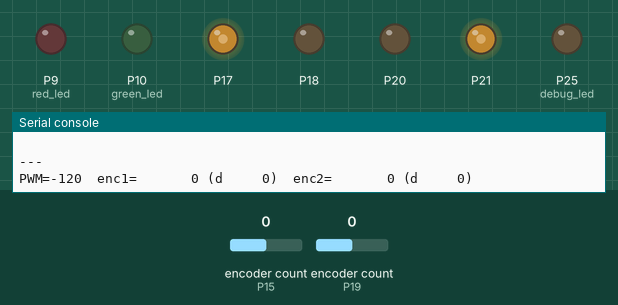
The program below on a simulated BBC micro:bit running MicroPython. Parts: output pins drawn as LEDs (lit = HIGH), the last lines printed to the serial console. Inputs (shaded band) come from the test bench; at power-on: encoder count (sensors on P15, P19) 0. Library files of the repository ran but are not shown: PiicoDev_SSD1306.py.

Above: at 1.2 s.
1.3 s: encoder count (sensor on P15) set to -1
3.5 s: encoder count (sensor on P19) set to -1
At 4.9 s:
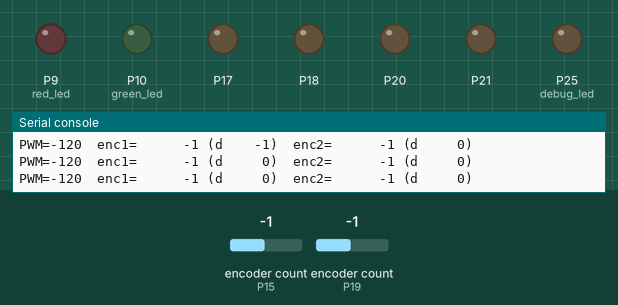
6.0 s: encoder count (sensor on P15) set to 0
8.0 s: encoder count (sensor on P19) set to -2
Timing chart, 0 to 12.0 s (numbered marks = the images above; inputs shaded):
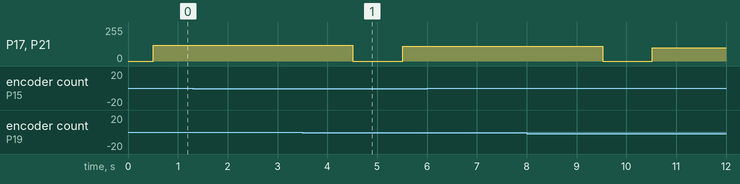

The program:

main.py
```python
# Testing stepcounts on encoder. Seems to be counting oddly?
"""
Testing stepcounts on encoder. Seems to be counting oddly?
1. test if counting is consistent at different speeds
2. Single motor PID

Move towards PID control based on step counts on encoder
1. move specified distance
2. turn specified rotation
"""

from micromouse import Micromouse
from machine import Pin, I2C

import time
from PiicoDev_VL53L1X import PiicoDev_VL53L1X
from PiicoDev_SSD1306 import *

from encoder_sweep import *

mm = Micromouse()
mm.motor_2.invert_motor()
mm.drive_stop()

# def test_encoder_counts():
#     encoder_m1, encoder_m2 = mm.get_encoders()
#     print("motor1: ", encoder_m1, "| motor2: ", encoder_m2)
#     time.sleep(0.1)
#
#     while not mm.get_button():
#         encoder_m1, encoder_m2 = mm.get_encoders()
#         print("motor1: ", encoder_m1, "| motor2: ", encoder_m2)
#         time.sleep(0.1)
#     else:
#         print_exit_status()
#
# #     print("starting next tests")
# #
# #     def test2():
# #         print('Yo')
# #         time.sleep(0.1)
# #
# #     button_exit_loop(mm,test2)
#
#     print("actual pid tests fr this time...")
#
#     def pid_test1(test_power):
#         # 1 second forward
#         count = 0
#         encoder_m1_0, encoder_m2_0 = mm.get_encoders()
#         time.sleep(0.01)
#
#         while not count > 100:
#             mm.drive_forward(power=test_power)
#
#             encoder_m1, encoder_m2 = mm.get_encoders()
#             print("motor1: ", encoder_m1, "| motor2: ", encoder_m2)
#
#             v1 = (encoder_m1 - encoder_m1_0)/0.1
#             v2 = (encoder_m2 - encoder_m2_0)/0.1
#             encoder_m1_0 = encoder_m1
#             encoder_m2_0 = encoder_m2
# #             print("velocity1: ", v1, "| velocity2: ", v2)
#
#             count = count + 1
#
#             time.sleep(0.01)
#
#         time.sleep(1)
#         count = 0
#         while not count > 100:
#             mm.drive_backward(power=test_power)
#
#             encoder_m1, encoder_m2 = mm.get_encoders()
#             print("motor1: ", encoder_m1, "| motor2: ", encoder_m2)
#             count = count + 1
#
#             v1 = (encoder_m1 - encoder_m1_0)/0.1
#             v2 = (encoder_m2 - encoder_m2_0)/0.1
#             encoder_m1_0 = encoder_m1
#             encoder_m2_0 = encoder_m2
# #             print("velocity1: ", v1, "| velocity2: ", v2)
#
#             time.sleep(0.01)
#
#     test_power = 254
#     pid_test1(test_power)
#
#     test_power = 50
#     pid_test1(test_power)
#
#     test_power = 80
#     pid_test1(test_power)
#
#
# def print_exit_status():
#     print("Exiting while loop")
#     print("Waiting 3 seconds....")
#     print("3")
#     time.sleep(1)
#     print("2")
#     time.sleep(1)
#     print("1")
#     time.sleep(1)
#     print("Complete...")
#
# def button_exit_loop(mm, test_function ):
#     while not mm.get_button():
#         test_function() # function to test
#     else:
#         print_exit_status()


if __name__ == "__main__":

#     test_encoder_counts()
    main()


    mm.drive_stop()
```

micromouse.py
```python
"""
Filename: micromouse.py
Author: Quinn Horton, UQ Mechatronics and Robotics Society
Date: 03/01/2025
Version: 0.5
Description: Provides a software abstraction for the Micromouse robot.
License: MIT License
"""
from machine import Pin, Timer
from motor import Motor


class Micromouse():
    """
    Represents the physical Micromouse device in code.
    Implemented as a singleton class, as the code should only know of the
    device it is running on.
    """
    def __new__(cls):
        """
        Creates instances of the class. Used here to ensure the object is a
        singleton.

        Parameters:
            cls (type): The class itself.

        Returns:
            Micromouse: The single instance of the class.
        """
        if not hasattr(cls, 'instance'):
            cls.instance = super(Micromouse, cls).__new__(cls)
        return cls.instance

    def __init__(self):
        """
        Initialises the member variables upon first creation.
        """
        if hasattr(self, 'exists'):
            return
        self.exists = True

        # Inputs
        self.button = Pin(11, Pin.IN)
        self.ir_1 = Pin(12, Pin.IN)
        self.ir_2 = Pin(13, Pin.IN)
        self.ir_3 = Pin(14, Pin.IN)

        # Outputs
        self.green_led = Pin(10, Pin.OUT)
        self.red_led = Pin(9, Pin.OUT)
        self.debug_led = Pin(25, Pin.OUT)
        self.motor_2 = Motor(17, 18, 15, 16)
        self.motor_1 = Motor(21, 20, 19, 22)
        self.motor_2.invert_motor()

        # Other
        self.blink_timer = Timer()

    def led_set(self, red_val, green_val):
        """
        Set both red and green LEDs to provided values.

        Parameters:
            red_val (bool): The desired state of the red led.
            green_val (bool): The desired state of the green led.
        """
        self.green_led.value(green_val)
        self.red_led.value(red_val)

    def led_green_set(self, value):
        """
        Set the green LED to the provided value.

        Parameters:
            value (bool): The desired state of the green led.
        """
        self.green_led.value(value)

    def led_red_set(self, value):
        """
        Set the red LED to the provided value.

        Parameters:
            value (bool): The desired state of the red led.
        """
        self.red_led.value(value)

    def led_debug_set(self, value):
        """
        Set the debug LED to the provided value.

        Parameters:
            value (bool): The desired state of the debug led.
        """
        self.debug_led.value(value)

    def led_toggle(self):
        """
        Toggle both red and green LEDs when called.
        """
        self.green_led.toggle()
        self.red_led.toggle()

    def led_toggle_start(self, frequency=1):
        """
        Initialise an LED blinking timer for the red and green LEDs.

        Parameters:
            frequency (int, optional): The frequency at which the LEDs should
                blink.
        """
        self.blink_timer.init(mode=Timer.PERIODIC, freq=frequency,
                              callback=lambda t: self.led_toggle())

    def led_toggle_stop(self):
        """
        Stop the blinking of the onboard red and green LEDs and turn them off.
        """
        self.blink_timer.deinit()
        self.red_led.off()
        self.green_led.off()

    def get_ir_values(self, index=0):
        """
        Gets the current values of the infrared object detector sensors.

        Parameters:
            index (int): The number of the IR sensor to read. 1 for IR1
            and 3 for IR3

        Returns:
            Union[(bool, bool, bool), bool]:
                The IR sensor readings in the order 1, 2, 3 if no
                index is provided, otherwise the result of the specified
                sensor. True indicates an object detected.
        """
        if index >= 4:
            raise IndexError("IR Sensor index should not exceed 2.")
        sensor_1 = self.ir_1.value() == 0
        sensor_2 = self.ir_2.value() == 0
        sensor_3 = self.ir_3.value() == 0
        if index == 1:
            return sensor_1
        elif index == 2:
            return sensor_2
        elif index == 3:
            return sensor_3
        elif index < 1:
            return (sensor_1, sensor_2, sensor_3)

    def drive_forward(self, power = 255):
        """
        Turn both motors on to drive forward at full speed.

        Parameters:
            power (int): Optional speed to run motors at
        """
        self.motor_2.spin_forward(power)
        self.motor_1.spin_forward(power)

    def drive_backward(self, power = 255):
        """
        Turn both motors on to drive backward at full speed.

        Parameters:
            power (int): Optional speed to run motors at
        """
        self.motor_2.spin_backward(power)
        self.motor_1.spin_backward(power)

    def drive_stop(self):
        """
        Turn off both motors.
        """
        self.motor_2.spin_stop()
        self.motor_1.spin_stop()

    def get_encoders(self):
        """
        Get the rotational frequency of both motor encoders, signed for
            direction.

        Returns:
            (int, int): Encoder 1, and encoder 2 reading respectively
        """
        encoder_2 = self.motor_2.encoder_read()
        encoder_1 = self.motor_1.encoder_read()
        return (encoder_1, encoder_2)

    def get_button(self):
        """
        Gets the value of the built-in button

        Returns:
            (bool): True if button is pressed
        """
        return self.button.value() < 1

    def invert_motor_1(self):
        """
        Toggles the invert direction of motor 1
        """
        self.motor_1.invert_motor()

    def invert_motor_2(self):
        """
        Toggles the invert direction of motor 2
        """
        self.motor_2.invert_motor()
```

encoder_sweep.py
```python
# encoder_sweep.py
import time
from micromouse import Micromouse

def reset_encoders(mm):
    # Rotary library supports reset(); Motor wrapper doesn't expose it, so we reach in.
    mm.motor_1._encoder.reset()
    mm.motor_2._encoder.reset()

def log_once(mm, pwm_cmd, last_e1, last_e2):
    e1, e2 = mm.get_encoders()
    de1, de2 = e1 - last_e1, e2 - last_e2
    print(f"PWM={pwm_cmd:>4}  enc1={e1:>8} (d{de1:>6})  enc2={e2:>8} (d{de2:>6})")
    return e1, e2

def hold_and_sample(mm, pwm_cmd, hold_s=0.8, sample_period_s=0.05):

    # test kick start

    # Apply power
    if pwm_cmd > 0:
        mm.drive_forward(255)
        mm.drive_forward(pwm_cmd)
    elif pwm_cmd < 0:
        mm.drive_backward(-255)
        mm.drive_backward(-pwm_cmd)
    else:
        mm.drive_stop()

    # Sample encoder deltas during the hold
    t_end = time.ticks_add(time.ticks_ms(), int(hold_s * 1000))
    last_e1, last_e2 = mm.get_encoders()
    while time.ticks_diff(t_end, time.ticks_ms()) > 0:
        time.sleep(sample_period_s)
        last_e1, last_e2 = log_once(mm, pwm_cmd, last_e1, last_e2)

def sweep(mm, start, stop, step, hold_s=0.8, sample_period_s=0.05, pause_s=0.3):
    if step == 0:
        raise ValueError("step cannot be 0")
    if (stop - start) * step < 0:
        step = -step

    for pwm in range(start, stop + (1 if step > 0 else -1), step):
        print("\n---")
        hold_and_sample(mm, pwm, hold_s=hold_s, sample_period_s=sample_period_s)
        mm.drive_stop()
        time.sleep(pause_s)

def main():
    mm = Micromouse()

    print("Reset encoders and start sweep.")
    reset_encoders(mm)
    time.sleep(0.5)

#     # Forward sweep 0..255
#     print("\n=== FORWARD SWEEP ===")
#     sweep(mm, start=0, stop=100, step=10, hold_s=0.8, sample_period_s=0.05, pause_s=1)
#
#     # Backward sweep 0..-255
#     print("\n=== BACKWARD SWEEP ===")
#     reset_encoders(mm)
#     sweep(mm, start=0, stop=-100, step=-10, hold_s=0.8, sample_period_s=0.05, pause_s=1)

#     Sweep from neg to pos
    print("\n=== NEGATIVE TO POSITIVE ===")
    sweep(mm, start=-120, stop=120, step=10, hold_s=4, sample_period_s=0.5, pause_s=1)

    mm.drive_stop()
    print("\nDone.")

# main()
```

motor.py
```python
"""
Filename: motor.py
Author: Quinn Horton, UQ Mechatronics and Robotics Society
Date: 03/01/2025
Version: 0.5
Description: Provides a software abstraction for the system motors.
License: MIT License
"""
from machine import Pin, PWM
from rotary_irq_rp2 import RotaryIRQ


class Motor():
    """
    Represents the physical GA12-N20 motors in code.

    Parameters:
        m1_pin (int): The pin number used to drive the motor forward.
        m2_pin (int): The pin number used to drive the motor backward.
        e1_pin (int): The pin number used for the forward leading encoder
            signal.
        e1_pin (int): The pin number used for the forward lagging encoder
            signal.
    """

    def __init__(self, m1_pin, m2_pin, e1_pin, e2_pin):
        """
        Initialises the member variables upon first creation.
        """
        self.m1 = PWM(Pin(m1_pin), freq = 2000)
        self.m2 = PWM(Pin(m2_pin), freq = 2000)

#         self._encoder = RotaryIRQ(e1_pin, e2_pin)
        self._encoder = RotaryIRQ(e1_pin, e2_pin, pull_up=True)
        self._invert = False

    def constrain(self, value, min_value, max_value):
        """
        Constrains a value to remain within a specified range

        Parameters:
            value (int): The value to constrain
            min_value (int): Minimum allowable range of value
            max_value (int): Maximum allowable range of value
        """
        return min(max_value, max(min_value, value))

    def spin_forward(self, power = 255):
        """
        Turns on the motor to spin max speed in the forward direction.
        Optional power parameter defaulted to max.

        Parameters:
            power (int): Power to drive forwards at. [0, 255]
        """
        limited_power = self.constrain(power, 0, 255)
        self.spin_power(limited_power)

    def spin_backward(self, power = 255):
        """
        Turns on the motor to spin max speed in the reverse direction.
        Optional power parameter defaulted to max.

        Parameters:
            power (int): Power to drive backwards at. [0, 255]
        """
        limited_power = self.constrain(power, 0, 255)
        self.spin_power(limited_power * -1)

    def spin_power(self, power):
        """
        Runs the motor to a specified speed with a direction given between -255 and 255.
        Negative power runs the motor backwards.

        Parameters:
            power (int): Desired power to run the motor at. [-255, 255]

        updated since pico can't handle high negative values
        """
        if power == 0:
            self.m1.duty_u16(0)
            self.m2.duty_u16(0)
            return

        limited_power = self.constrain(power, -255, 255)
        duty = abs(limited_power) * 257  # 0..65535

        if (limited_power > 0) ^ self._invert:
            self.m2.duty_u16(duty)
            self.m1.duty_u16(0)
        else:
            self.m1.duty_u16(duty)
            self.m2.duty_u16(0)

    def spin_stop(self):
        """
        Turns off the motor.
        """
        self.m1.duty_u16(0)
        self.m2.duty_u16(0)

    def encoder_read(self):
        """
        Reads the current encoder value.

        Returns:
            int: The rotational frequency of the motor (signed for direction).
        """
        return self._encoder.value()

    def invert_motor(self):
        """
        Toggles the default direction for the motor
        """
        self._invert = not self._invert
```
